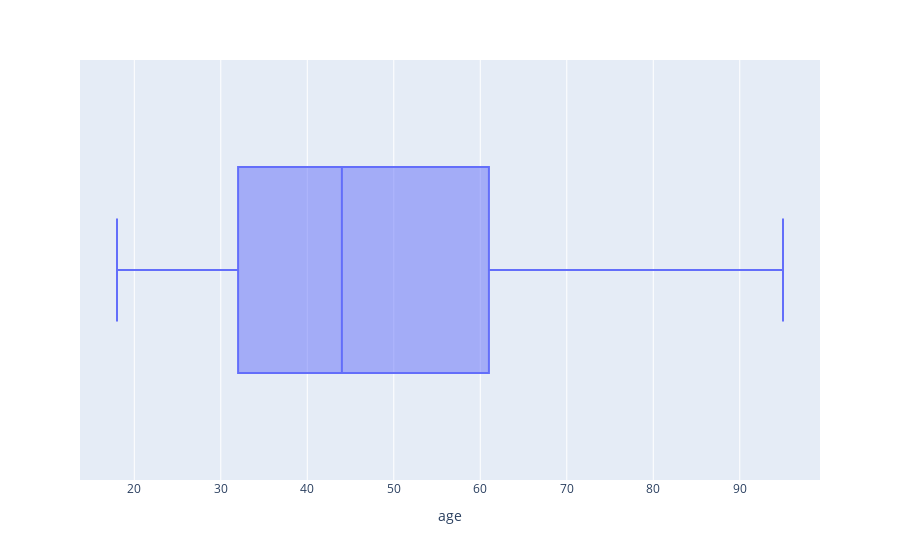

Source (notebook cell):
### Code cell
px.box(data_frame=df, x='age')

### Figure 1 — Plotly figure (JSON) as saved in the notebook; plotly's stock layout.template omitted (floating-point values rounded to 4 significant figures; data arrays with more than 128 entries replaced by an {"elided": "..."} marker saying what was removed)
{"data": [{"alignmentgroup": "True", "hovertemplate": "age=%{x}<extra></extra>", "legendgroup": "", "marker": {"color": "#636efa"}, "name": "", "notched": false, "offsetgroup": "", "orientation": "h", "showlegend": false, "type": "box", "x": {"elided": "2455 int values"}, "x0": " ", "xaxis": "x", "y0": " ", "yaxis": "y"}], "layout": {"autosize": true, "boxmode": "group", "legend": {"tracegroupgap": 0}, "margin": {"t": 60}, "xaxis": {"anchor": "y", "autorange": true, "domain": [0, 1], "range": [13.72, 99.28], "title": {"text": "age"}, "type": "linear"}, "yaxis": {"anchor": "x", "autorange": true, "domain": [0, 1], "range": [-0.5, 0.5], "type": "category"}}}
